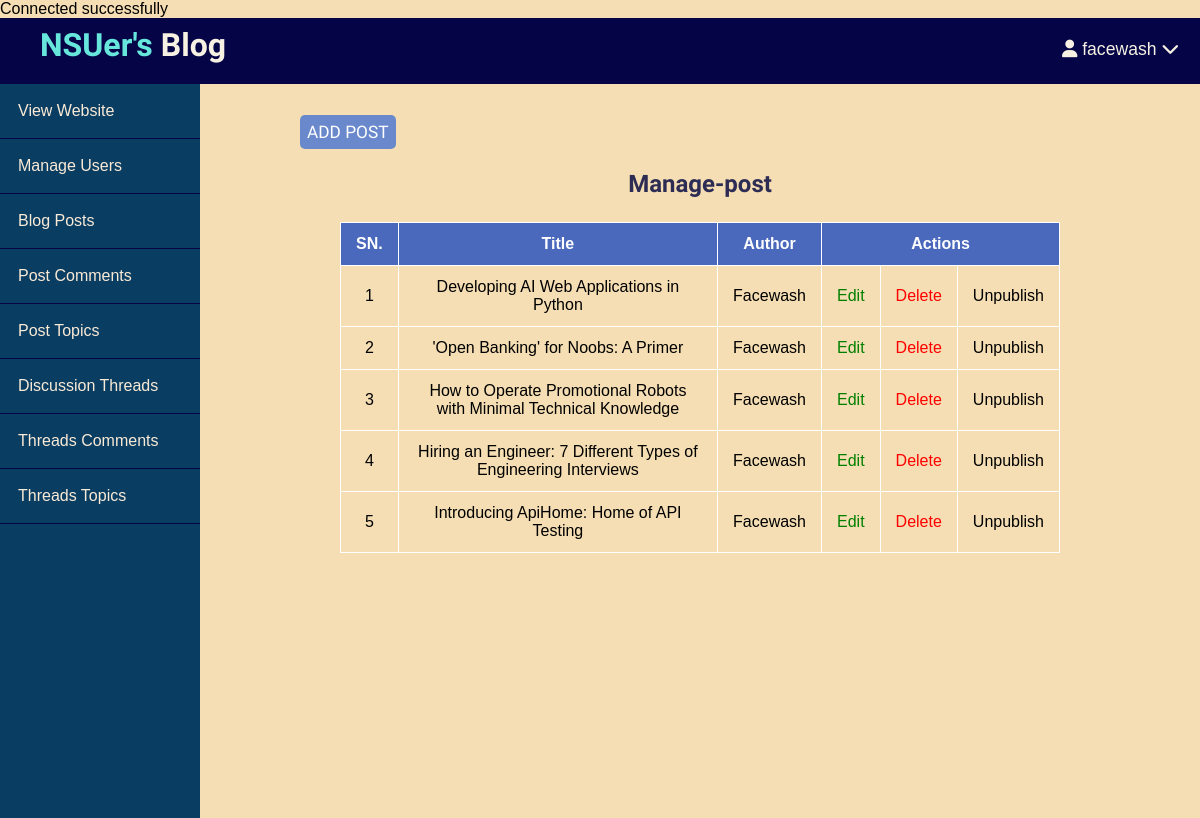
The page /Blog/admin/posts/index.php (signed in) on the database as committed earlier.
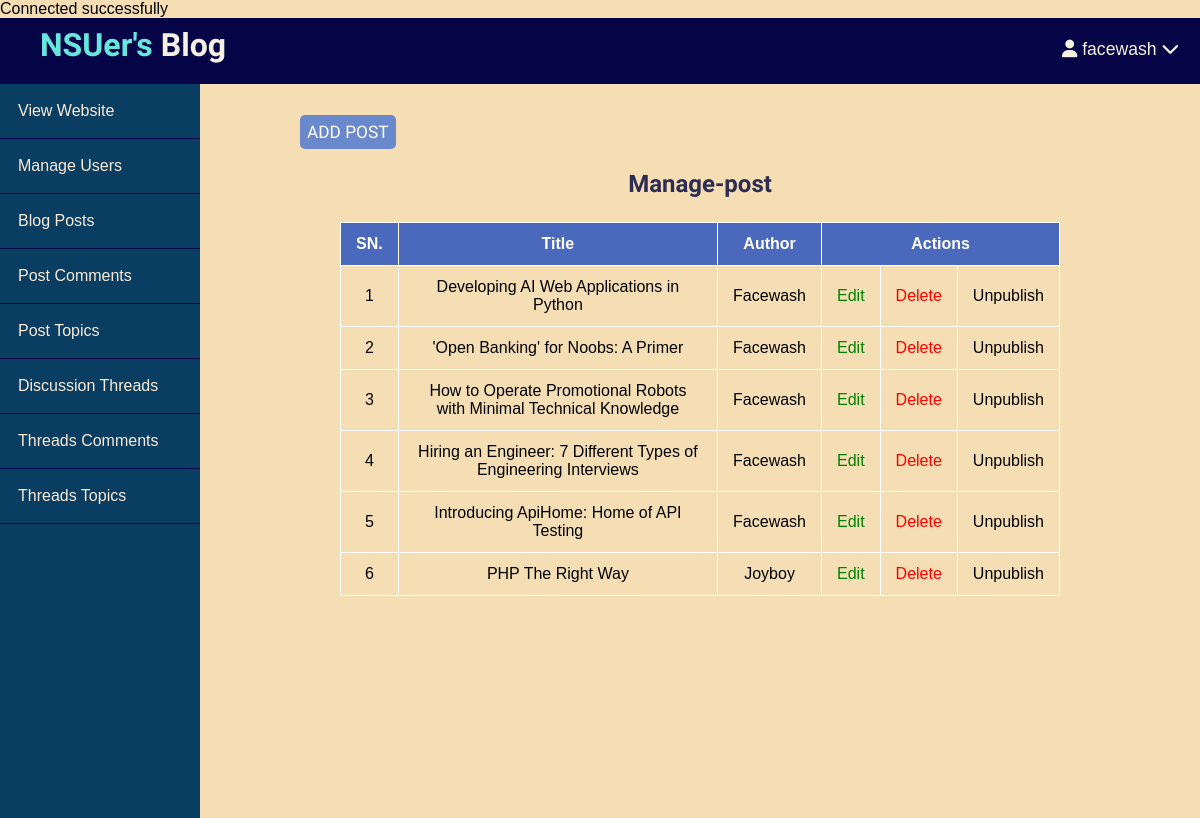
The same page on the database as committed later.
### tables this page shows
CREATE TABLE `posts` (
  `id` int(11) NOT NULL,
  `user_id` int(11) NOT NULL,
  `topic_id` int(11) DEFAULT NULL,
  `title` varchar(255) NOT NULL,
  `image` varchar(255) NOT NULL,
  `body` text NOT NULL,
  `published` tinyint(4) NOT NULL,
  `created_at` datetime NOT NULL DEFAULT current_timestamp()
);

CREATE TABLE `users` (
  `id` int(11) NOT NULL,
  `admin` tinyint(4) NOT NULL,
  `username` varchar(255) NOT NULL,
  `email` varchar(255) NOT NULL,
  `password` varchar(255) NOT NULL,
  `created_at` datetime NOT NULL DEFAULT current_timestamp()
);

### Blog/app/database/db.php (called while the page is built, shortened)
<?php
require("connect.php");
function selectAll($table, $conditions = [])
{
    global $conn;
    $sql = "SELECT * FROM $table";
    if (empty($conditions)) {
        $statement = $conn->prepare($sql);
        $statement->execute();
        $records = $statement->get_result()->fetch_all(MYSQLI_ASSOC);
        return $records;
    }
}

### Blog/app/controllers/posts.php (called while the page is built, shortened)
<?php
include(ROOT_PATH . "/app/database/db.php");
$table = 'posts';
$posts = selectAll($table);

### Blog/admin/posts/index.php (the view, shortened to what this page needs)
<?php
include(ROOT_PATH . '/app/controllers/posts.php');
$users = selectAll('users');
?>
<!DOCTYPE html>
<html lang="en">
<head>
    <link rel="stylesheet" href="../../assets/css/style.css">
    <link rel="stylesheet" href="../../assets/css/admin.css">
</head>
<body>
    <?php include(ROOT_PATH . "/app/includes/adminHeader.php"); ?>
    <div class="admin-wrapper">
        <?php include(ROOT_PATH . "/app/includes/adminSidebar.php"); ?>
        <div class="admin-content">
            <div class="bnt-group">
                <a href="create.php" class="btn btn-big">Add post</a>
            </div>
            <div class="content">
                <h2 class="page-title">Manage-post</h2>
                <table>
                    <thead>
                        <th>SN.</th>
                        <th>Title</th>
                        <th>Author</th>
                        <th colspan="3">Actions</th>
                    </thead>
                    <tbody>
                    <tbody>
                        <?php foreach ($posts as $key => $post) : ?>
                            <tr>
                                <td>
                                    <?php echo $key + 1 ?>
                                </td>
                                <td>
                                    <?php echo $post['title'] ?>
                                </td>
                                <?php foreach ($users as $key => $user) :  ?>
                                    <?php if ($post['user_id'] == $user['id']) : ?>
                                        <td>
                                            <?php echo ucfirst($user['username']); ?>
                                        </td>
                                    <?php endif; ?>
                                <?php endforeach; ?>
                                <td>
                                    <a href="edit.php?id=<?php echo $post['id']; ?>" class="edit">
                                        Edit
                                    </a>
                                </td>
                                <td>
                                    <a href="index.php?del_id=<?php echo $post['id'] ?>" class="delete">
                                        Delete
                                    </a>
                                </td>
                                <?php if ($post['published']) : ?>
                                    <td>
                                        <a href="edit.php?published=0&p_id=<?php echo $post['id'] ?>" class="unpublish">
                                            Unpublish
                                        </a>
                                    </td>
                                <?php endif; ?>
                            </tr>
                        <?php endforeach; ?>
                    </tbody>
                    </tbody>
                </table>
            </div>
        </div>
    </div>
</body>
</html>

Rows that differ between the two databases and show on the page:
added posts: title "PHP The Right Way"
now on this page (row edited): users: username "Joyboy", shown under "PHP The Right Way"
